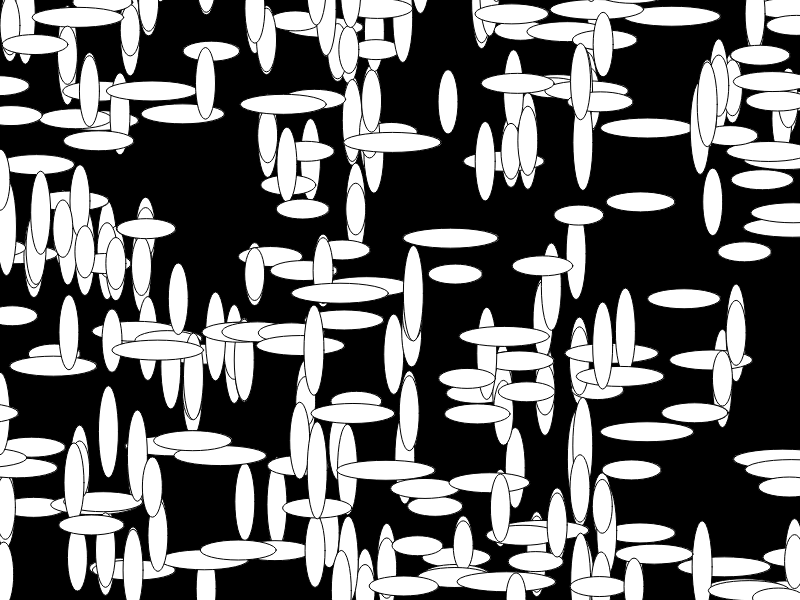
Frame 1 (no input)
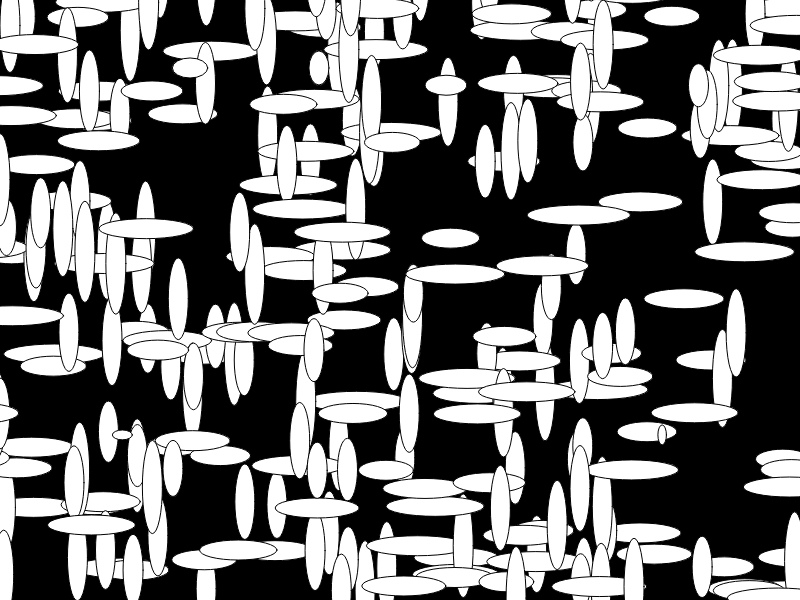
Frame 60 (no input)
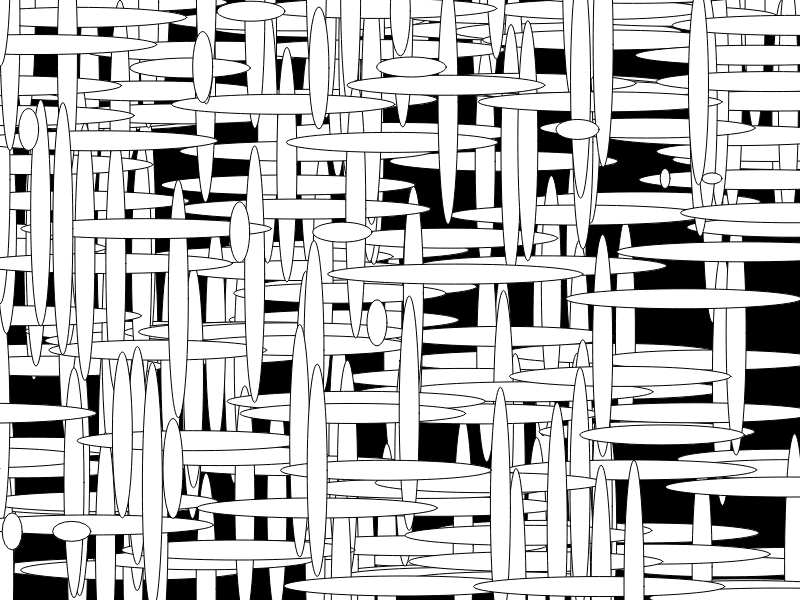
Frame 120 (the mouse pressed at the canvas centre since frame 60)

The p5.js sketch that drew these frames (run headless with seeded random() and noise() and a simulated clock; from frame 60 on, the mouse is pressed at the canvas centre):

// p5.js sketch
// ── sketch.js

var particles = [];
var colorMode = ['red', 'blue', 'yellow', 'green']

function setup() {
  createCanvas(800, 600);
  
 // noStroke()
 // colorMode(HSB, 100, 200, 30);
 
  smooth()

  for (var i = 0; i < 150; i++) {
    particles.push(new Particle);
  }
}

function draw() {
  background(0);

  for (var particle of particles) {
    particle.display();
  }

if (frameCount % 10 == 0) {
    particles.push(new Particle());

    // if(frameCount % 60 == 0) {
    //     particles.push(new Particle)
    // }
}

  for (var i = 0; i < particles.length; i++) {
    particles[i].display();

  }

  if (particles.dSize < 10 && particle.cSize < 10) {
    particles.splice (i, 1)
}

}


function Particle() {
  this.xPos = random(-50, width);
  this.yPos = random(-50, height)
  this.fPos = random(-50, width)
  this.cSize = random(50, 100)
  this.dSize = random(50, 100)
  this.cColor = random(colorMode)
  this.fSize = random(10, 20)



  this.display = function () {
   fill(this.cColor)
   ellipse(this.xPos, this.yPos, this.cSize, 20);
   ellipse(this.fPos, this.yPos, 20, this.dSize)
  
   
   this.cSize = this.cSize -+ 1.3
   this.dSize = this.cSize -+ 1.3
 
  
   
  }



}
